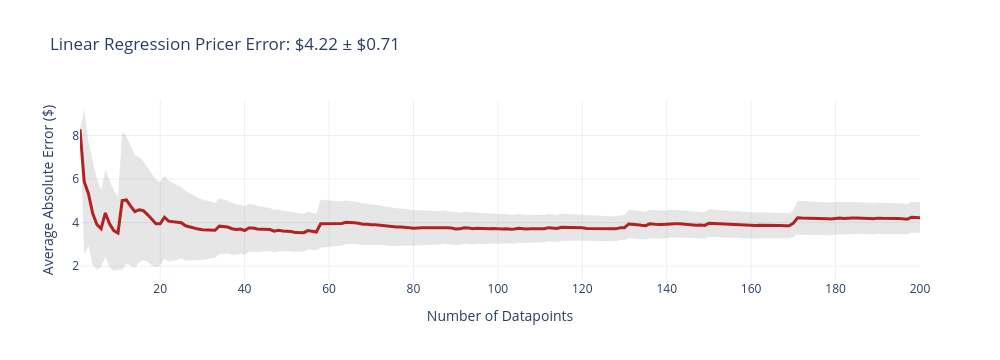
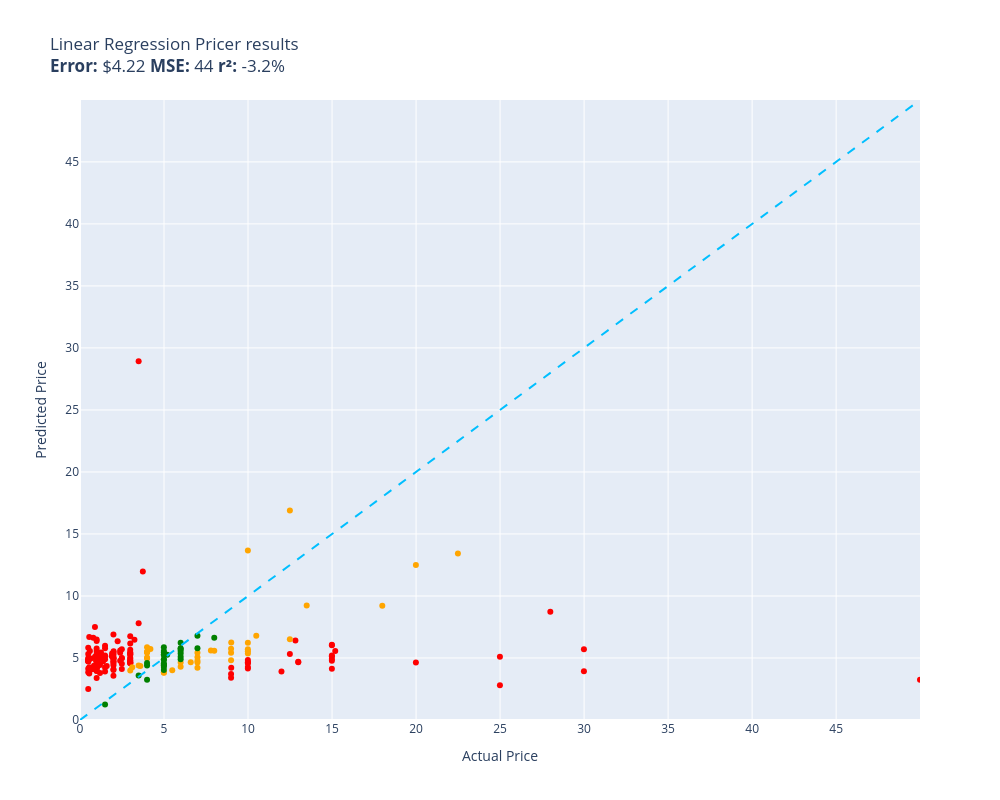

Notebook source saved alongside these figures, in order:
### Code cell
evaluate(linear_regression_pricer, test)

### Figure 1 — Plotly figure (JSON) as saved in the notebook; plotly's stock layout.template omitted (floating-point values rounded to 4 significant figures; data arrays with more than 128 entries replaced by an {"elided": "..."} marker saying what was removed)
{"data": [{"fill": "toself", "fillcolor": "rgba(128,128,128,0.2)", "hoverinfo": "skip", "line": {"color": "rgba(255,255,255,0)"}, "name": "95% CI", "showlegend": false, "type": "scatter", "x": {"elided": "400 int values"}, "y": {"elided": "400 float values"}}, {"customdata": {"elided": "200x1 float values"}, "hovertemplate": "n=%{x}<br>Avg Error=$%{y:,.2f}<br>±95% CI=$%{customdata[0]:,.2f}<extra></extra>", "line": {"color": "firebrick", "width": 3}, "mode": "lines", "name": "Cumulative Avg Error", "type": "scatter", "x": {"elided": "200 int values"}, "y": {"elided": "200 float values"}}], "layout": {"height": 360, "showlegend": false, "title": {"text": "Linear Regression Pricer Error: $4.22 ± $0.71"}, "width": 1000, "xaxis": {"title": {"text": "Number of Datapoints"}}, "yaxis": {"title": {"text": "Average Absolute Error ($)"}}}}

### Figure 2 — Plotly figure (JSON) as saved in the notebook; plotly's stock layout.template omitted (floating-point values rounded to 4 significant figures; data arrays with more than 128 entries replaced by an {"elided": "..."} marker saying what was removed)
{"data": [{"customdata": {"elided": "132x1 str values"}, "hovertemplate": "%{customdata[0]}<extra></extra>", "legendgroup": "red", "marker": {"color": "red", "size": 6, "symbol": "circle"}, "mode": "markers", "name": "red", "orientation": "v", "showlegend": true, "type": "scatter", "x": {"elided": "132 float values"}, "xaxis": "x", "y": {"elided": "132 float values"}, "yaxis": "y"}, {"customdata": [["Float\nGuess=$4.29 Actual=$5.99"], ["B.I.O.T.A.\nGuess=$5.86 Actual=$3.99"], ["Talisman: Digital 5th Edition\nGuess=$9.21 Actual=$17.99"], ["Danse Macabre: Crimson Cabaret Collector...\nGuess=$3.84 Actual=$4.99"], ["The Terminal 2\nGuess=$3.81 Actual=$4.99"], ["Turbo Cat Fight\nGuess=$5.42 Actual=$6.99"], ["Warbyte: Operation Falcon\nGuess=$5.42 Actual=$8.99"], ["Panoptia\nGuess=$5.59 Actual=$7.99"], ["In the thrall of darkness: The gift of d...\nGuess=$3.99 Actual=$2.99"], ["Be Vigilant!\nGuess=$6.24 Actual=$9.00"], ["Unluckily in Love\nGuess=$4.65 Actual=$6.59"], ["You Must Become A Lich\nGuess=$5.73 Actual=$4.19"], ["Yggdra Union\nGuess=$5.54 Actual=$9.99"], ["Nioh 2 – The Complete Edition\nGuess=$12.50 Actual=$19.99"], ["Pipe Dreamin' VR: The Big Easy\nGuess=$5.74 Actual=$8.99"], ["NONOTOWN: Nonogram Logic Puzzle\nGuess=$4.36 Actual=$3.59"], ["Spooky Dwellers 3\nGuess=$5.05 Actual=$6.99"], ["The World is Your Weapon\nGuess=$4.64 Actual=$6.99"], ["Great Adventure: Alice's wonderland\nGuess=$5.44 Actual=$3.99"], ["Burgle Bros.\nGuess=$4.96 Actual=$3.99"], ["Air Hockey VR\nGuess=$5.71 Actual=$9.99"], ["灾厄黑龙与谎言公主\nGuess=$4.82 Actual=$8.99"], ["Deadside\nGuess=$16.89 Actual=$12.49"], ["Lawless West\nGuess=$4.21 Actual=$6.99"], ["Monaco 2\nGuess=$6.79 Actual=$10.49"], ["Alien: Isolation\nGuess=$13.66 Actual=$9.99"], ["Rock God Tycoon\nGuess=$4.01 Actual=$5.49"], ["POGOMAN\nGuess=$5.04 Actual=$3.99"], ["M.E.R.C. Genesis\nGuess=$5.46 Actual=$3.99"], ["Lost Castle 2\nGuess=$9.22 Actual=$13.49"], ["ASSAULT SHELL\nGuess=$4.64 Actual=$5.99"], ["Rhapsody II: Ballad of the Little Prince...\nGuess=$6.52 Actual=$12.49"], ["Havendock\nGuess=$5.61 Actual=$7.79"], ["自由世界\nGuess=$5.36 Actual=$9.99"], ["Train Simulator Classic\nGuess=$13.42 Actual=$22.49"], ["NARUTO SHIPPUDEN: Ultimate Ninja STORM 2\nGuess=$6.24 Actual=$9.99"], ["Refraction: Beyond the Mirror\nGuess=$4.24 Actual=$3.11"], ["Retired Men's Nude Beach Volleyball Leag...\nGuess=$4.77 Actual=$6.99"], ["Mecha Tactics\nGuess=$5.49 Actual=$3.99"], ["Spryward\nGuess=$4.40 Actual=$3.49"]], "hovertemplate": "%{customdata[0]}<extra></extra>", "legendgroup": "orange", "marker": {"color": "orange", "size": 6, "symbol": "circle"}, "mode": "markers", "name": "orange", "orientation": "v", "showlegend": true, "type": "scatter", "x": [5.99, 3.99, 17.99, 4.99, 4.99, 6.99, 8.99, 7.99, 2.99, 9.0, 6.59, 4.19, 9.99, 19.99, 8.99, 3.59, 6.99, 6.99, 3.99, 3.99, 9.99, 8.99, 12.49, 6.99, 10.49, 9.99, 5.49, 3.99, 3.99, 13.49, 5.99, 12.49, 7.79, 9.99, 22.49, 9.99, 3.11, 6.99, 3.99, 3.49], "xaxis": "x", "y": [4.29, 5.856, 9.213, 3.836, 3.807, 5.423, 5.418, 5.59, 3.991, 6.245, 4.652, 5.734, 5.54, 12.5, 5.742, 4.359, 5.053, 4.635, 5.441, 4.962, 5.706, 4.824, 16.89, 4.207, 6.789, 13.66, 4.014, 5.042, 5.458, 9.223, 4.641, 6.521, 5.608, 5.362, 13.42, 6.237, 4.245, 4.772, 5.494, 4.4], "yaxis": "y"}, {"customdata": [["Sarah Wiener Kochspiel\nGuess=$5.57 Actual=$5.99"], ["Mega Man X Legacy Collection 2\nGuess=$6.63 Actual=$7.99"], ["THE 4 SINS\nGuess=$6.80 Actual=$6.99"], ["Expiration\nGuess=$4.42 Actual=$4.99"], ["Fat Baby\nGuess=$5.72 Actual=$5.99"], ["Felis\nGuess=$4.39 Actual=$3.99"], ["OVERVIEW (A Walk Through The Universe)\nGuess=$4.04 Actual=$4.99"], ["Radio Violence\nGuess=$4.87 Actual=$4.99"], ["Dead City\nGuess=$5.79 Actual=$6.99"], ["Architect Simulator\nGuess=$5.36 Actual=$5.99"], ["Elizabeth Find M.D. - Diagnosis Mystery ...\nGuess=$3.25 Actual=$3.99"], ["Boyce the Voice\nGuess=$5.25 Actual=$5.19"], ["Kiss/OFF\nGuess=$4.90 Actual=$4.99"], ["Paint Chips\nGuess=$6.23 Actual=$5.99"], ["Era of Miracles\nGuess=$1.25 Actual=$1.49"], ["Dragonspire\nGuess=$5.43 Actual=$4.99"], ["Roche Fusion\nGuess=$5.78 Actual=$5.99"], ["Duck Adventures\nGuess=$4.57 Actual=$4.99"], ["Age of the Duel\nGuess=$5.56 Actual=$4.99"], ["Opening Up\nGuess=$4.26 Actual=$4.99"], ["Last Day: Zombie Survival VR\nGuess=$4.90 Actual=$5.99"], ["Mutant Ops\nGuess=$5.86 Actual=$4.99"], ["Scary new year\nGuess=$3.58 Actual=$3.49"], ["Izanami's Dream Battle\nGuess=$5.26 Actual=$4.99"], ["Platonic\nGuess=$5.26 Actual=$4.99"], ["Black Viper: Sophia's Fate\nGuess=$4.46 Actual=$4.99"], ["Draft of Darkness\nGuess=$5.11 Actual=$5.99"], ["BarGirls\nGuess=$4.60 Actual=$3.99"]], "hovertemplate": "%{customdata[0]}<extra></extra>", "legendgroup": "green", "marker": {"color": "green", "size": 6, "symbol": "circle"}, "mode": "markers", "name": "green", "orientation": "v", "showlegend": true, "type": "scatter", "x": [5.99, 7.99, 6.99, 4.99, 5.99, 3.99, 4.99, 4.99, 6.99, 5.99, 3.99, 5.19, 4.99, 5.99, 1.49, 4.99, 5.99, 4.99, 4.99, 4.99, 5.99, 4.99, 3.49, 4.99, 4.99, 4.99, 5.99, 3.99], "xaxis": "x", "y": [5.566, 6.632, 6.801, 4.42, 5.722, 4.388, 4.036, 4.865, 5.786, 5.357, 3.245, 5.253, 4.896, 6.225, 1.246, 5.435, 5.78, 4.571, 5.56, 4.264, 4.896, 5.856, 3.584, 5.261, 5.261, 4.461, 5.106, 4.602], "yaxis": "y"}, {"hoverinfo": "skip", "line": {"color": "deepskyblue", "dash": "dash", "width": 2}, "mode": "lines", "name": "y = x", "showlegend": false, "type": "scatter", "x": [0, 49.99], "y": [0, 49.99]}], "layout": {"height": 800, "legend": {"title": {"text": "color"}, "tracegroupgap": 0}, "showlegend": false, "title": {"text": "Linear Regression Pricer results<br><b>Error:</b> $4.22 <b>MSE:</b> 44 <b>r²:</b> -3.2%"}, "width": 1000, "xaxis": {"anchor": "y", "domain": [0, 1], "range": [0, 49.99], "title": {"text": "Actual Price"}}, "yaxis": {"anchor": "x", "domain": [0, 1], "range": [0, 49.99], "title": {"text": "Predicted Price"}}}}
